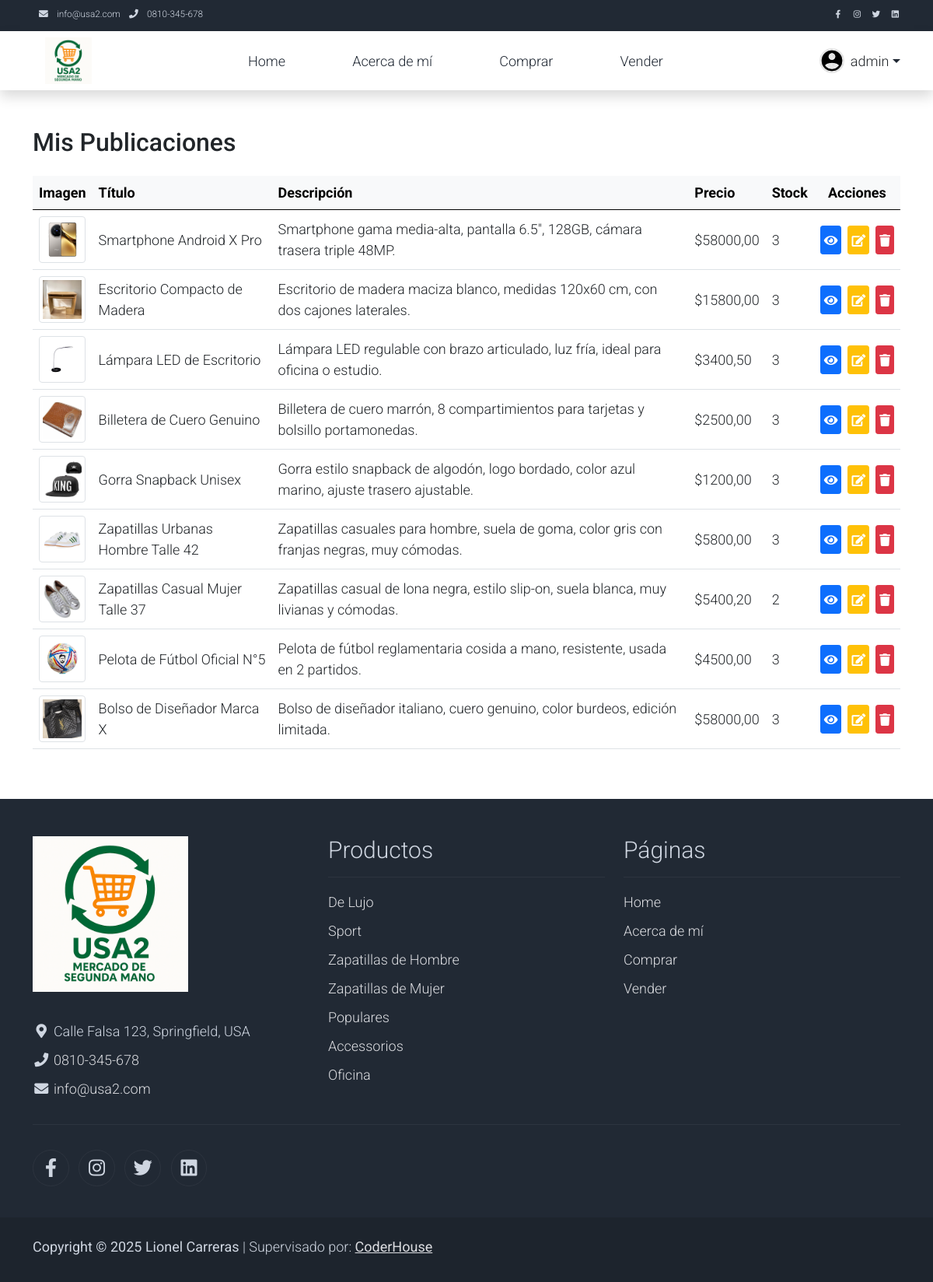
The page /publicaciones/ (signed in) on the database its author committed.
### products/models.py (models this page shows, shortened)
class Product(models.Model):
    titulo = models.CharField(max_length=255)
    descripcion = RichTextField(max_length=255)
    categoria = models.ForeignKey('Category', on_delete=models.CASCADE)
    precio = models.DecimalField(max_digits=10, decimal_places=2)
    imagen = models.ImageField(upload_to='products/')
    fecha_creacion = models.DateTimeField(auto_now_add=True)
    fecha_actualizacion = models.DateTimeField(auto_now=True)
    vendedor = models.ForeignKey(User, on_delete=models.CASCADE)
    stock = models.PositiveIntegerField(default=1)

### products/views.py (the view)
# urls.py: path('publicaciones/', views.publicaciones, name='publicaciones'),
@login_required(login_url='accounts:login')
def publicaciones(request):
    publicaciones = Product.objects.filter(vendedor_id=request.user.id)
    return render(request, 'vendedor/publicaciones.html', {'publicaciones': publicaciones})

### templates/vendedor/publicaciones.html (shortened to what this page needs)
{% extends "base/base.html" %}
{% load static %}
{% block content %}
<div class="container my-5">
  <h2 class="mb-4">Mis Publicaciones</h2>
  {% if publicaciones %}
    <div class="table-responsive">
      <table class="table table-hover align-middle">
        <thead class="table-light xl-border-bottom" >
          <tr>
            <th scope="col">Imagen</th>
            <th scope="col">Título</th>
            <th scope="col">Descripción</th>
            <th scope="col">Precio</th>
            <th scope="col">Stock</th>
            <th scope="col" class="text-center">Acciones</th>
          </tr>
        </thead>
        <tbody>
          {% for pub in publicaciones %}
          <tr>
            <td>
              <img src="{{ pub.imagen.url }}"
                   alt="{{ pub.titulo }}"
                   class="img-thumbnail"
                   style="width:60px; height:60px; object-fit:cover;">
            </td>
            <td>{{ pub.titulo }}</td>
            <td>{{ pub.descripcion }}</td>
            <td>${{ pub.precio }}</td>
            <td>{{ pub.stock }}</td>
            <td class="text-center">
            <div class="d-flex justify-content-center align-items-center gap-1">
            <a href="{% url 'products:detail' pub.id %}"
                class="btn btn-primary btn-sm p-1 me-1"
                title="Ver">
                <i class="fa fa-eye fa-sm"></i>
            </a>
            <a href="{% url 'products:edit' pub.id %}"
                class="btn btn-warning btn-sm p-1 text-white me-1"
                title="Editar">
                <i class="fa fa-edit fa-sm"></i>
            </a>
            <a href="{% url 'products:delete' pub.id %}"
                class="btn btn-danger btn-sm p-1"
                title="Eliminar"
                onclick="return confirm('¿Seguro que deseas eliminar esta publicación?');">
                <i class="fa fa-trash fa-sm"></i>
            </a>
            </td>
        </div>
          </tr>
          {% endfor %}
  {% else %}
    <div class="alert alert-info">
      No tienes publicaciones. <a href="{% url 'products:vender' %}">Publica tu primer producto</a>.
    </div>
  {% endif %}
{% endblock %}

### templates/base/base.html (shortened to what this page needs)
{% load static %}
<!DOCTYPE html>
<html lang="en">
<head>
    <link rel="stylesheet" href="{% static '/css/bootstrap.min.css'%}">
    <link rel="stylesheet" href="{% static '/css/templatemo.css'%}">
    <link rel="stylesheet" href="{% static '/css/custom.css'%}">
    <link rel="stylesheet" href="{% static '/css/fontawesome.min.css'%}">
</head>
<body>
    {% include 'partials/navbar.html' %}
    {%block content%}{% endblock %}
    {% include 'partials/footer.html' %}
</body>
</html>

### templates/partials/navbar.html (shortened to what this page needs)
 <nav class="navbar navbar-expand-lg bg-dark navbar-light d-none d-lg-block" id="templatemo_nav_top">
        <div class="container text-light">
            <div class="w-100 d-flex justify-content-between">
                <div>
                    <i class="fa fa-envelope mx-2"></i>
                    <a class="navbar-sm-brand text-light text-decoration-none" href="mailto:info@company.com">info@usa2.com</a>
                    <i class="fa fa-phone mx-2"></i>
                    <a class="navbar-sm-brand text-light text-decoration-none" href="tel:010-020-0340">0810-345-678</a>
                </div>
                <div>
                    <a class="text-light" href="https://fb.com/" target="_blank" rel="sponsored"><i class="fab fa-facebook-f fa-sm fa-fw me-2"></i></a>
                    <a class="text-light" href="https://www.instagram.com/" target="_blank"><i class="fab fa-instagram fa-sm fa-fw me-2"></i></a>
                    <a class="text-light" href="https://twitter.com/" target="_blank"><i class="fab fa-twitter fa-sm fa-fw me-2"></i></a>
                    <a class="text-light" href="https://www.linkedin.com/" target="_blank"><i class="fab fa-linkedin fa-sm fa-fw"></i></a>
                </div>
            </div>
        </div>
    </nav>
    <nav class="navbar navbar-expand-lg navbar-light shadow">
        <div class="container d-flex justify-content-between align-items-center">
            {%load static%}
                <img src="{% static 'img/apple-icon.png' %}" alt="Logo Usa2" class="logo-img" style="width: 60px; height: 60px; object-fit: cover;">
            <div class="align-self-center collapse navbar-collapse flex-fill  d-lg-flex justify-content-lg-between" id="templatemo_main_nav">
                <div class="flex-fill">
                    <ul class="nav navbar-nav d-flex justify-content-between mx-lg-auto">
                        <li class="nav-item">
                            <a class="nav-link"  href="{% url 'products:home' %}">Home</a>
                        </li>
                        <li class="nav-item">
                            <a class="nav-link" href="{% url 'products:about' %}">Acerca de mí</a>
                        </li>
                        <li class="nav-item">
                            <a class="nav-link" href="{% url 'products:comprar' %}">Comprar</a>
                        </li>
                        <li class="nav-item">
                            <a class="nav-link" href="{% url 'products:vender' %}">Vender</a>
                        </li>
                    </ul>
                </div>
                <div class="navbar align-self-center d-flex">
                  {% if user.is_authenticated %}
                    <div class="dropdown">
                        <a
                        class="d-flex align-items-center text-decoration-none dropdown-toggle"
                        href="#"
                        id="userDropdown"
                        role="button"
                        data-bs-toggle="dropdown"
                        aria-expanded="false"
                        >
                        {% if user.profile.avatar %}
                            <img
                            src="{{ user.profile.avatar.url }}"
                            alt="Avatar"
                            class="rounded-circle me-2"
                            style="width:32px; height:32px; object-fit:cover;"
                            >
                        {% else %}
                            <img
                            src="/media/avatar/default_avatar.png"
                            alt="Avatar por defecto"
                            class="rounded-circle me-2"
                            style="width:32px; height:32px; object-fit:cover;"
                            >
                        {% endif %}
                        <span class="text-dark">{{ user.username }}</span>
                        </a>
                    </div>
                    {% else %}
                    <a class="nav-icon position-relative text-decoration-none" href="{% url 'accounts:login' %}">
                        <i class="fa fa-fw fa-user text-dark mr-3"></i>
                        <span class="position-absolute top-0 left-100 translate-middle badge rounded-pill bg-light text-dark">Login</span>
                    </a>
                    {% endif %}
                </div>
            </div>
        </div>
    </nav>

### templates/partials/footer.html
    <footer class="bg-dark" id="tempaltemo_footer">
        <div class="container">
            <div class="row">
                {% load static %}
                <div class="col-md-4 pt-5">
                    <img src="{% static 'img/apple-icon.png' %}" alt="Logo Usa2" class="logo-img" style="width: 200px; height: 200px; object-fit: cover;"><br><br>
                    <ul class="list-unstyled text-light footer-link-list">
                        <li>
                            <i class="fas fa-map-marker-alt fa-fw"></i>
                            Calle Falsa 123, Springfield, USA
                        </li>
                        <li>
                            <i class="fa fa-phone fa-fw"></i>
                            <a class="text-decoration-none" href="tel:010-020-0340">0810-345-678</a>
                        </li>
                        <li>
                            <i class="fa fa-envelope fa-fw"></i>
                            <a class="text-decoration-none" href="mailto:info@company.com">info@usa2.com</a>
                        </li>
                    </ul>
                </div>
                <div class="col-md-4 pt-5">
                    <h2 class="h2 text-light border-bottom pb-3 border-light">Productos</h2>
                    <ul class="list-unstyled text-light footer-link-list">
                        <li><a class="text-decoration-none" href="#">De Lujo</a></li>
                        <li><a class="text-decoration-none" href="#">Sport</a></li>
                        <li><a class="text-decoration-none" href="#">Zapatillas de Hombre</a></li>
                        <li><a class="text-decoration-none" href="#">Zapatillas de Mujer</a></li>
                        <li><a class="text-decoration-none" href="#">Populares</a></li>
                        <li><a class="text-decoration-none" href="#">Accessorios</a></li>
                        <li><a class="text-decoration-none" href="#">Oficina</a></li>
                    </ul>
                </div>
                <div class="col-md-4 pt-5">
                    <h2 class="h2 text-light border-bottom pb-3 border-light">Páginas</h2>
                    <ul class="list-unstyled text-light footer-link-list">
                        <li><a class="text-decoration-none" href="{% url 'products:home' %}">Home</a></li>
                        <li><a class="text-decoration-none" href="{% url 'products:about' %}">Acerca de mí</a></li>
                        <li><a class="text-decoration-none" href="{% url 'products:comprar' %}">Comprar</a></li>
                        <li><a class="text-decoration-none" href="{% url 'products:vender' %}">Vender</a></li>
                    </ul>
                </div>
            </div>
            <div class="row text-light mb-4">
                <div class="col-12 mb-3">
                    <div class="w-100 my-3 border-top border-light"></div>
                </div>
                <div class="col-auto me-auto">
                    <ul class="list-inline text-left footer-icons">
                        <li class="list-inline-item border border-light rounded-circle text-center">
                            <a class="text-light text-decoration-none" target="_blank" href="http://facebook.com/"><i class="fab fa-facebook-f fa-lg fa-fw"></i></a>
                        </li>
                        <li class="list-inline-item border border-light rounded-circle text-center">
                            <a class="text-light text-decoration-none" target="_blank" href="https://www.instagram.com/"><i class="fab fa-instagram fa-lg fa-fw"></i></a>
                        </li>
                        <li class="list-inline-item border border-light rounded-circle text-center">
                            <a class="text-light text-decoration-none" target="_blank" href="https://twitter.com/"><i class="fab fa-twitter fa-lg fa-fw"></i></a>
                        </li>
                        <li class="list-inline-item border border-light rounded-circle text-center">
                            <a class="text-light text-decoration-none" target="_blank" href="https://www.linkedin.com/"><i class="fab fa-linkedin fa-lg fa-fw"></i></a>
                        </li>
                    </ul>
                </div>
            </div>
        </div>
        <div class="w-100 bg-black py-3">
            <div class="container">
                <div class="row pt-2">
                    <div class="col-12">
                        <p class="text-left text-light">
                           <strong> Copyright &copy; 2025 Lionel Carreras</strong>
                            | Supervisado por: <a rel="sponsored" href="https://coderhouse.com" target="_blank"><strong>CoderHouse</strong></a>
                        </p>
                    </div>
                </div>
            </div>
        </div>
    </footer>

### static/css/templatemo.css (style rules this page uses)
body, ul, li, p, a, label, input, div { font-family: 'Roboto', sans-serif; font-size: 18px !important; font-weight: 300 !important; }
.h2 { font-family: 'Roboto', sans-serif; font-size: 30px !important; font-weight: 300; }
.text-light { color: #cfd6e1 !important; }
.bg-dark { background-color: #212934 !important; }
.bg-black { background-color: #1d242d !important; }
#templatemo_nav_top { min-height: 40px; }
#templatemo_nav_top * { font-size: .9em !important; }
#templatemo_main_nav a { color: #212934; }
#tempaltemo_footer a { color: #dcdde1; }
#tempaltemo_footer ul.footer-link-list li { padding-top: 10px; }
#tempaltemo_footer ul.footer-icons li { width: 2.6em; height: 2.6em; line-height: 2.6em; }
#tempaltemo_footer .border-light { border-color: #2d343f !important; }
@media (min-width: 768px) { #templatemo_main_nav .navbar-nav { max-width: 450px; } }
@media (min-width: 992px) { #templatemo_main_nav .navbar-nav { max-width: 550px; } }

### rows shown on the page
Product: imagen (picture), titulo "Smartphone Android X Pro", descripcion "Smartphone gama media-alta, pantalla 6.5\", 128GB, cámara trasera triple 48MP.", precio "58000,00", stock "3"
Product: imagen (picture), titulo "Escritorio Compacto de Madera", descripcion "Escritorio de madera maciza blanco, medidas 120x60 cm, con dos cajones laterales.", precio "15800,00", stock "3"
Product: imagen (picture), titulo "Lámpara LED de Escritorio", descripcion "Lámpara LED regulable con brazo articulado, luz fría, ideal para oficina o estudio.", precio "3400,50", stock "3"
Product: imagen (picture), titulo "Billetera de Cuero Genuino", descripcion "Billetera de cuero marrón, 8 compartimientos para tarjetas y bolsillo portamonedas.", precio "2500,00", stock "3"
Product: imagen (picture), titulo "Gorra Snapback Unisex", descripcion "Gorra estilo snapback de algodón, logo bordado, color azul marino, ajuste trasero ajustable.", precio "1200,00", stock "3"
Product: imagen (picture), titulo "Zapatillas Urbanas Hombre Talle 42", descripcion "Zapatillas casuales para hombre, suela de goma, color gris con franjas negras, muy cómodas.", precio "5800,00", stock "3"
Product: imagen (picture), titulo "Zapatillas Casual Mujer Talle 37", descripcion "Zapatillas casual de lona negra, estilo slip-on, suela blanca, muy livianas y cómodas.", precio "5400,20", stock "2"
Product: imagen (picture), titulo "Pelota de Fútbol Oficial N°5", descripcion "Pelota de fútbol reglamentaria cosida a mano, resistente, usada en 2 partidos.", precio "4500,00", stock "3"
Product: imagen (picture), titulo "Bolso de Diseñador Marca X", descripcion "Bolso de diseñador italiano, cuero genuino, color burdeos, edición limitada.", precio "58000,00", stock "3"

### other values the page prints
{{ user.username }} "admin"
